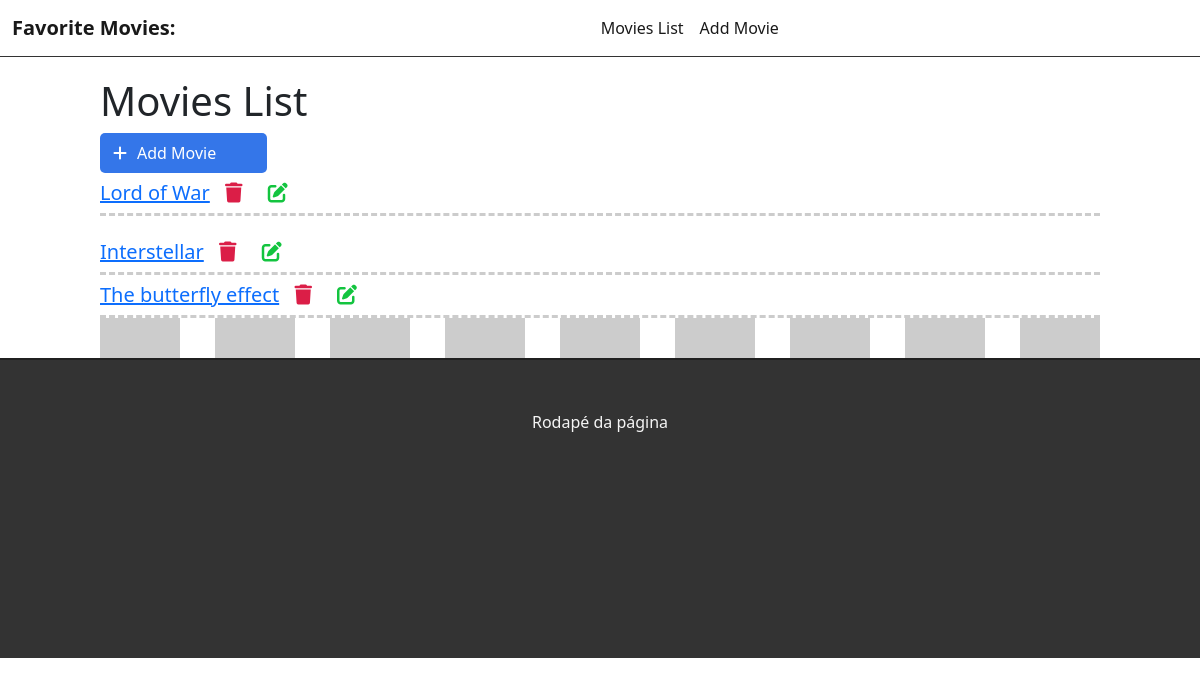
The page / on the database its author committed.
### movieslist/models.py (models this page shows)
class MoviesList(models.Model):
    name = models.TextField()
    resume = models.TextField()
    rank = models.DecimalField(decimal_places=2, max_digits=10)

### movieslist/views.py (the view)
# urls.py: path("", views.homepage, name="homepage"),
def homepage(request):
    movies = MoviesList.objects.all
    return render(
        request=request,
        template_name = "movieslist.html",
        context={"movies": movies},
    )

### movieslist/templates/movieslist.html (shortened to what this page needs)
{% extends 'base.html' %}
{% block content %}
<div class="offset-1 col-10 list-div">
    <h1>Movies List</h1>
    <a id="add-link" href="newmovie/">
        <div class="col-2 add-div">
            <i class="fa-solid fa-plus"></i>Add Movie
        </div>
    </a>
        <ul class="movies-list">
            {% for each in movies %}
            <li class="movies-item">
                <span><a href="/{{each.id}}">{{each.name}}</a></span>
                <a href="delete/{{each.id}}"><span><i class="fas fa-trash"></i></span></a>
                <a href="edit/{{each.id}}"><span><i class="fas fa-edit"></i></span></a>
            </li>
        </ul>
    {% endfor %}
</div>
{% endblock %}

### movieslist/templates/base.html (shortened to what this page needs)
{% load static %}
<!DOCTYPE html>
<html lang="en">
<head>
    <link rel="stylesheet" href="https://cdn.jsdelivr.net/npm/bootstrap@5.2.3/dist/css/bootstrap.min.css">
    <link rel="stylesheet" href="{% static 'css/styles.css' %}">
</head>
<body>
    <nav class="navbar navbar-expand-lg bg-body-tertiary">
        <div class="container-fluid">
            <a class="navbar-brand" href="/">Favorite Movies:</a>
            <div class="collapse navbar-collapse" id="navbarSupportedContent">
                <ul class="navbar-nav me-auto mb-2 mb-lg-0">
                    <li class="nav-item">
                        <a class="nav-link active" aria-current="page" href="/">Movies List</a>
                    </li>
                    <li class="nav-item">
                        <a class="nav-link active" aria-current="page" href="newmovie/">Add Movie</a>
                    </li>
                </ul>
            </div>
        </div>
        </nav>
        {% block content %}{% endblock %}
        <footer>
            <p>Rodapé da página</p>
        </footer>
</body>
</html>

### movieslist/static/css/styles.css (style rules this page uses)
.navbar { border-bottom: 1px solid #333; margin-bottom: 20px; }
.navbar-nav { margin: auto; }
.navbar-brand { font-weight: bold; }
#add-link { text-decoration: none; }
.add-div { background-color: #3476e9; cursor: pointer; display: inline-block; color: #FFF; padding: 8px; border-radius: 5px; }
.fa-solid.fa-plus { color: #FFF; margin-right: 10px; margin-left: 5px; }
.list-div { padding: 0; border-bottom: 40px dashed #ccc; }
.movies-list { padding-left: 0; }
.movies-item { list-style: none; font-size: 20px; border-bottom: 3px dashed #ccc; }
.fas.fa-trash, .fas.fa-edit { cursor: pointer; margin: 10px; font-size: 20px; }
.fas.fa-trash { color: #db1e47; }
.fas.fa-edit { color: #13c43f; }
footer { background-color: #333; height: 300px; border-top: 2px solid #202020; }
footer p { color: #f5f5f5; text-align: center; top: 50px; position: relative; }

### rows shown on the page
MoviesList: name "Lord of War"
MoviesList: name "Interstellar"
MoviesList: name "The butterfly effect"
